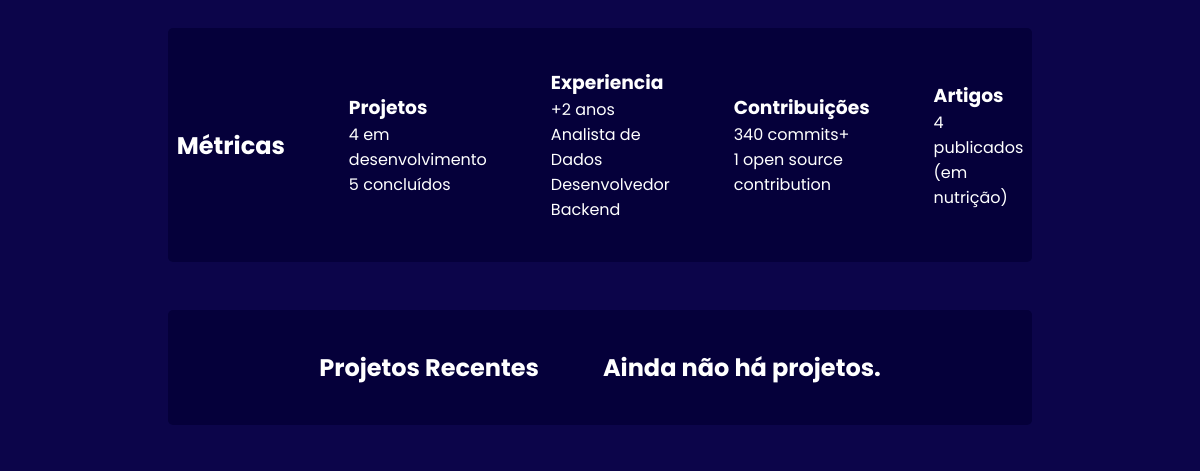
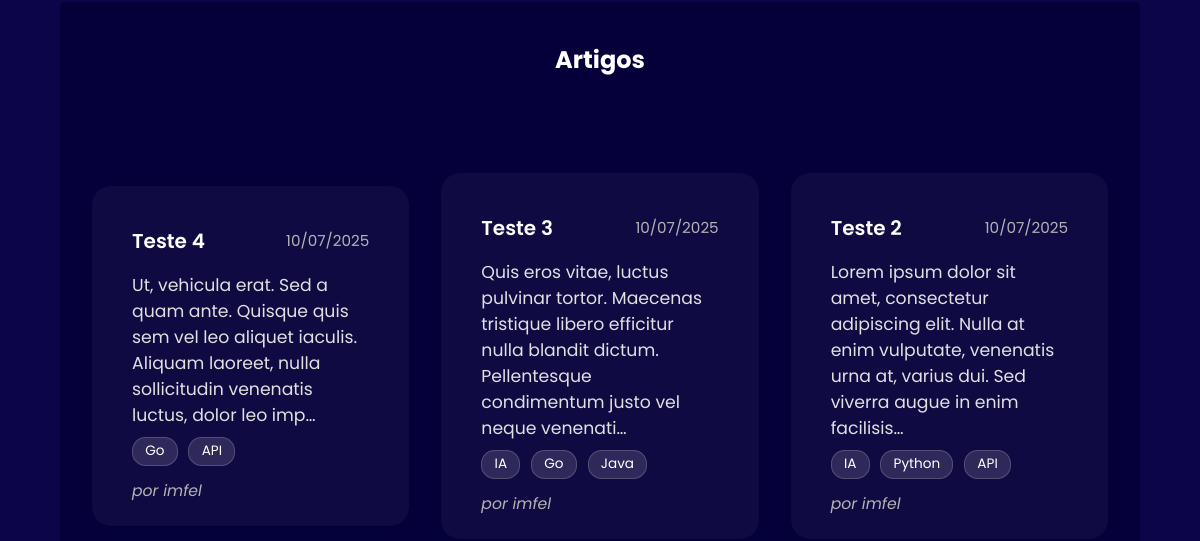
The app's page / (middle part), older data (2 pictures, top to bottom).
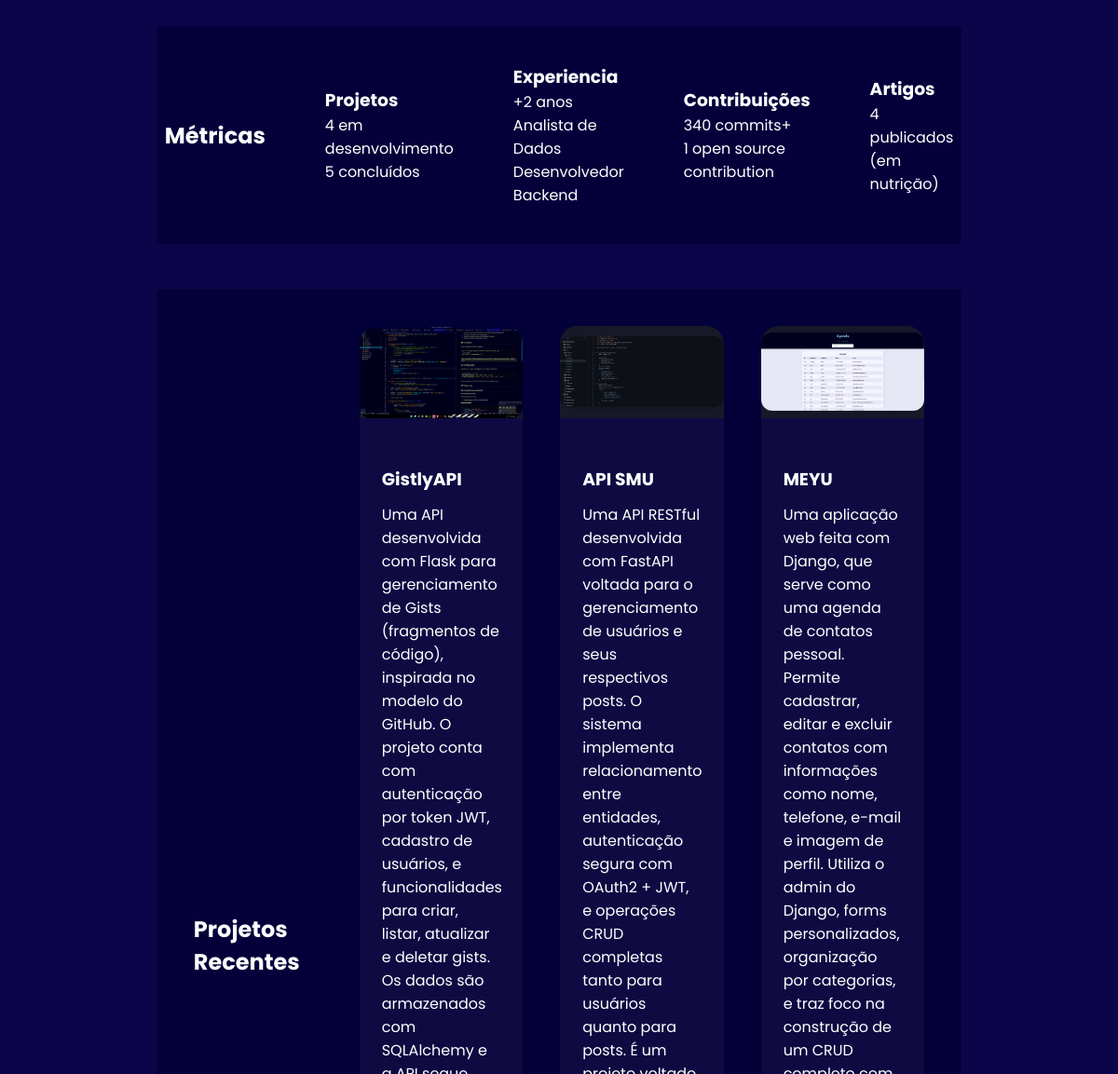
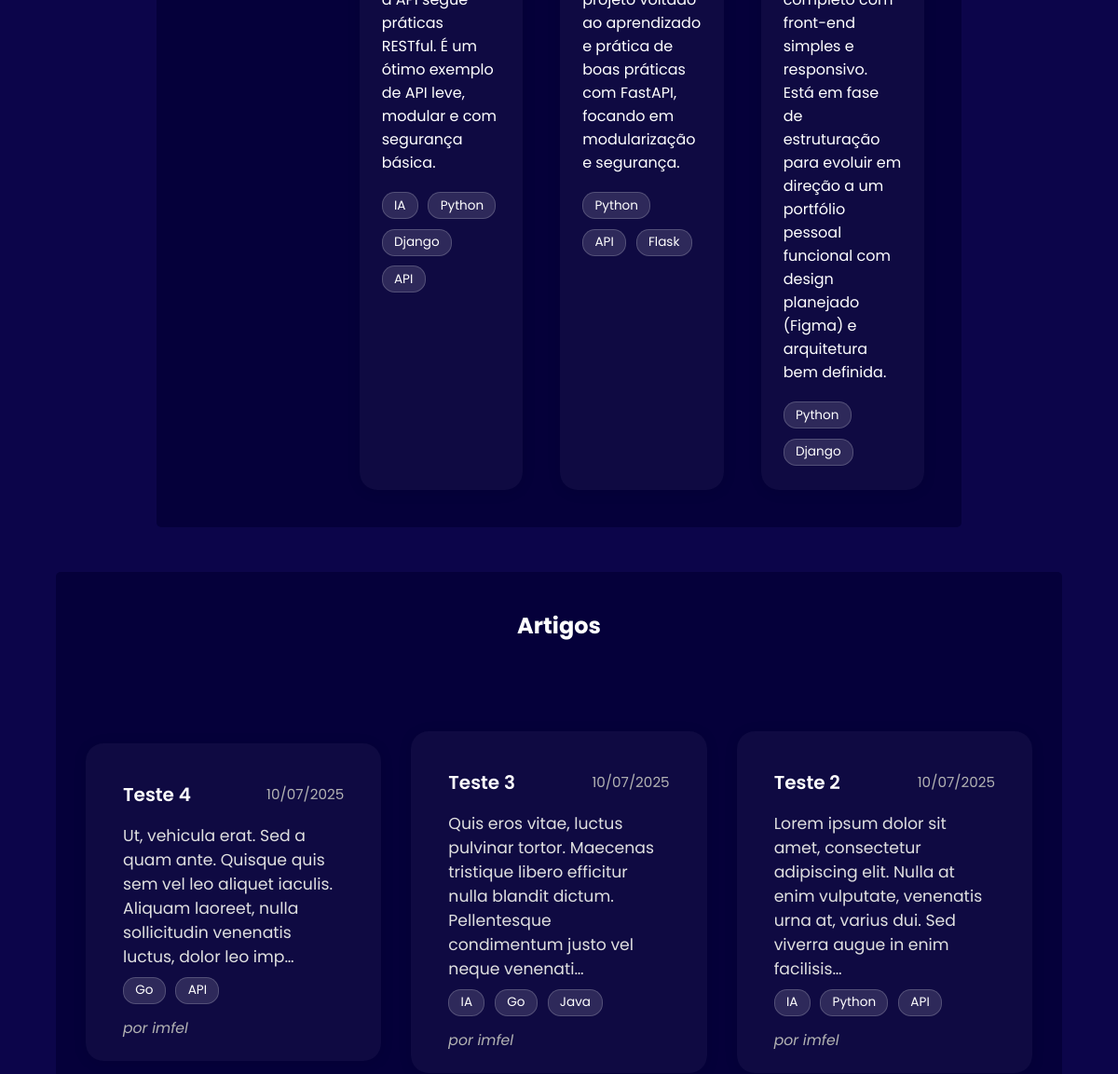
The same page, newer data (2 pictures, top to bottom).
### portfolio/models.py (models this page shows, shortened)
class Article(models.Model):
    title = models.CharField(max_length=100)
    content = RichTextUploadingField()
    author = models.ForeignKey(
        "auth.User", on_delete=models.SET_NULL, blank=True, null=True
    )
    categories = models.ManyToManyField("Category", blank=True)
    created_at = models.DateTimeField(auto_now_add=True)

class Category(models.Model):
    name = models.CharField(max_length=50)

class Project(models.Model):
    name = models.CharField(max_length=100)
    sumary = models.TextField()
    description = models.TextField()
    image = models.ImageField(upload_to="templates/globla/static/images", blank=True, null=True)
    document = models.FileField(upload_to="projects/documents/", blank=True, null=True)
    author = models.ForeignKey(
        "auth.User", on_delete=models.SET_NULL, blank=True, null=True
    )
    categories = models.ManyToManyField("Category", blank=True)
    created_at = models.DateTimeField(auto_now_add=True)

### portfolio/views/home.py (the view)
# urls.py: 2. Add a URL to urlpatterns:  path('', views.home, name='home')
def home(request):
    articles = Article.objects.all().order_by('-created_at')[:3]
    projects = Project.objects.all()
    context = {
        'articles': articles,
        'projects': projects,
    }
    return render(request, 'home.html', context)

### templates/global/home.html (shortened to what this page needs)
{% extends 'base.html' %}
{% load static %}
{% block content %}
  <section class="sections">
    <h2>Métricas</h2>
    <div class="metric">
      <h3>Projetos</h3>
      <p>4 em desenvolvimento</p>
      <p>5 concluídos</p>
    </div>
    <div class="metric">
      <h3>Experiencia</h3>
      <p>+2 anos</p>
      <p>Analista de Dados</p>
      <p>Desenvolvedor Backend</p>
    </div>
    <div class="metric">
      <h3>Contribuições</h3>
      <p>340 commits+</p>
      <p>1 open source contribution</p>
    </div>
    <div class="metric">
      <h3>Artigos</h3>
      <p>4 publicados (em nutrição)</p>
    </div>
  </section>
  <section class="sections" id="project">
      <h2>Projetos Recentes</h2>
      {% if projects %}
      <div class="projects">
        {% for project in projects %}
          <a class="project-card" href="{% url "portfolio:projects_detail" project.pk %}">
            {% if project.image %}
              <div class="project-image">
                <img src="{{ project.image.url }}" alt="{{ project.name }} preview">
              </div>
            {% else %}
              <div class="project-image">
                <p>Not Found</p>
              </div>
            {% endif %}
            <div class="project-info">
              <h3>{{ project.name }}</h3>
              <p>{{ project.sumary }}</p>
              <div class="project-tags">
                {% for tag in project.categories.all %}
                  <span class="tag">{{ tag.name }}</span>
                {% endfor %}
              </div>
            </div>
          </a>
        {% endfor %}
      {% else %}
        <h2>Ainda não há projetos.</h2>
      {% endif %}
      </div>
    </section>
  <section class="articles-section sections">
      <h2>Artigos</h2>
      {% if articles %}
      <div class="posts">
      {% for article in articles %}
          <a class="post-card" href="{% url "portfolio:articles_detail" article.pk %}">
            <div class="post-header">
              <h3>{{ article.title }}</h3>
              <span class="post-date">{{ article.created_at|date:"d/m/Y" }}</span>
            </div>
            <p class="post-desc">{{ article.content|safe|striptags|truncatechars:150 }}</p>
            <div class="post-tags">
              {% for tag in article.categories.all %}
                <span class="tag">{{ tag.name }}</span>
              {% endfor %}
            </div>
            <div class="post-footer">
              <span class="post-author">por {{ article.author }}</span>
            </div>
          </a>
      {% endfor %}
      </div>
      {% else %}
        <h2>Ainda não há artigos.</h2>
      {% endif %}
    </section>
{% endblock %}

### templates/global/base.html (shortened to what this page needs)
{% load static %}
<!DOCTYPE html>
<html lang="pt-br">
  <head>
    <link rel="stylesheet" href="{% static 'css/main.css' %}" />
    <link rel="stylesheet" href="https://cdnjs.cloudflare.com/ajax/libs/font-awesome/6.5.2/css/all.min.css" />
    <link rel="stylesheet" href="https://cdn.jsdelivr.net/gh/devicons/devicon@latest/devicon.min.css" />
  </head>
  <body>
    <main>
      {% block content %}
      {% endblock %}
    </main>
  </body>
</html>

### templates/global/partials/navbar.html (shortened to what this page needs)
{% load static %}

### templates/global/partials/footer.html (shortened to what this page needs)
{% load static %}

### templates/global/static/css/main.css (style rules this page uses)
* { margin: 0; padding: 0; font-family: "Poppins", sans-serif; }
body { background: rgb(12, 5, 74); color: #fff; }
a { color: #fff; text-decoration: none; transition: 0.3s; }
.sections { display: block; justify-content: center; margin: 2rem auto; padding: 1rem; background: rgb(5, 0, 58); color: #fff; text-align: center; }
@media (min-width: 999px) { .sections { display: flex; flex-direction: row; align-items: center; justify-content: center; text-align: left; gap: 4rem; padding: 2.5rem 6vw; max-width: 60%; margin: 3rem auto; border-radius: 5px; } }
.projects { display: flex; flex-direction: column; gap: 2rem; width: 100%; max-width: 1100px; margin: 0 auto; }
.project-card { display: flex; flex-direction: column; background: rgba(255,255,255,0.04); border-radius: 1.2rem; box-shadow: 0 2px 16px 0 rgba(0,0,0,0.08); overflow: hidden; text-decoration: none; color: #fff; transition: transform 0.25s cubic-bezier(.4,0,.2,1), box-shadow 0.25s cubic-bezier(.4,0,.2,1); cursor: pointer; }
.project-image { width: 100%; aspect-ratio: 16/9; overflow: hidden; background: #181a2a; display: flex; align-items: center; justify-content: center; }
.project-image img { width: 100%; height: 100%; object-fit: cover; transition: transform 0.4s cubic-bezier(.4,0,.2,1); }
.project-info { padding: 1.2rem 1.5rem 1.5rem 1.5rem; display: flex; flex-direction: column; gap: 0.7rem; }
.project-tags { display: flex; flex-wrap: wrap; gap: 0.5rem; margin-top: 0.5rem; }
.tag { font-size: 0.85rem; padding: 0.25em 0.9em; border-radius: 1em; background: rgba(255,255,255,0.13); color: #fff; border: 1px solid rgba(255,255,255,0.18); margin-right: 0.2em; margin-bottom: 0.2em; transition: background 0.2s; }
@media (min-width: 999px) { .projects { flex-direction: row; gap: 2.5rem; justify-content: center; align-items: stretch; } }
@media (min-width: 999px) { .project-card { flex: 1 1 0; max-width: 350px; min-width: 0; } }
.posts { display: flex; flex-direction: column; gap: 2rem; width: 100%; max-width: 900px; margin: 0 auto; }
.post-card { display: flex; flex-direction: column; background: rgba(255,255,255,0.04); border-radius: 1.2rem; box-shadow: 0 2px 16px 0 rgba(0,0,0,0.08); overflow: hidden; text-decoration: none; color: #fff; padding: 2rem 2.2rem 1.2rem 2.2rem; transition: transform 0.22s cubic-bezier(.4,0,.2,1), box-shadow 0.22s cubic-bezier(.4,0,.2,1); cursor: pointer; min-height: 180px; }
.post-header { display: flex; align-items: flex-start; justify-content: space-between; gap: 1.5rem; }
.post-header h3 { font-size: 1.25rem; font-weight: 600; margin: 0 0 0.2em 0; }
.post-date { font-size: 0.95rem; color: #b3b3b3; margin-top: 0.2em; white-space: nowrap; }
.post-desc { margin: 0.7em 0 0.5em 0; font-size: 1.08rem; color: #e0e0e0; }
.post-tags { display: flex; flex-wrap: wrap; gap: 0.5rem; margin-bottom: 0.7em; }
.post-footer { margin-top: auto; font-size: 0.98rem; color: #b3b3b3; font-style: italic; }
@media (min-width: 999px) { .posts { flex-direction: row; justify-content: center; align-items: center; max-width: 90%; } }
@media (min-width: 999px) { .post-card { flex: 1 1 0; min-width: 0; max-width: 370px; min-height: 260px; padding: 2.5rem 2.5rem 1.5rem 2.5rem; } }
.articles-section { display: flex; flex-direction: column; align-items: center; width: 100%; box-sizing: border-box; padding-left: 1rem; padding-right: 1rem; overflow-x: hidden; }
.articles-section > h2 { text-align: center; margin-bottom: 2rem; }
.posts { width: 100%; max-width: 900px; margin: 0 auto; box-sizing: border-box; }
@media (min-width: 999px) { .articles-section { padding-left: 2rem; padding-right: 2rem; max-width: 90%; } }
@media (min-width: 999px) { .posts { max-width: 1200px; } }
.project-image { width: 100%; max-width: 700px; margin-bottom: 2rem; display: flex; justify-content: center; align-items: center; }
.project-image img { width: 100%; height: auto; border-radius: 12px; box-shadow: 0 2px 12px rgba(0,0,0,0.18); background: rgb(5, 0, 58); object-fit: contain; }

Row changes from the older to the newer data that the page shows:
added Project: image (picture), name "GistlyAPI", sumary "Uma API desenvolvida com Flask para gerenciamento de Gists (fragmentos de código), inspirada no modelo do GitHub. O projeto conta com autenticação por token JWT, cadastro de usuários, e funcionalidades para criar, listar, atualizar e deletar gists. Os dados são armazenados com SQLAlchemy e a API segue práticas RESTful. É um ótimo exemplo de API leve, modular e com segurança básica.", Category (name "IA"), Category (name "Python"), Category (name "API")
now on this page (row unchanged): Category: name "Django"
added Project: image (picture), name "API SMU", sumary "Uma API RESTful desenvolvida com FastAPI voltada para o gerenciamento de usuários e seus respectivos posts. O sistema implementa relacionamento entre entidades, autenticação segura com OAuth2 + JWT, e operações CRUD completas tanto para usuários quanto para posts. É um projeto voltado ao aprendizado e prática de boas práticas com FastAPI, focando em modularização e segurança.", Category (name "Python"), Category (name "API")
added Category: name "Flask", shown under "API SMU"
added Project: image (picture), name "MEYU", sumary "Uma aplicação web feita com Django, que serve como uma agenda de contatos pessoal. Permite cadastrar, editar e excluir contatos com informações como nome, telefone, e-mail e imagem de perfil. Utiliza o admin do Django, forms personalizados, organização por categorias, e traz foco na construção de um CRUD completo com front-end simples e responsivo. Está em fase de estruturação para evoluir em direção a um portfólio pessoal funcional com design planejado (Figma) e arquitetura bem definida.", Category (name "Python")
Text that changed along with them:
text no longer shown: "Ainda não há projetos."
